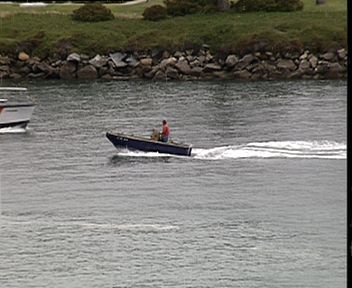
#> input picture 0001a.png, 352 x 288 px
$ python derain.py
#> lines starting #> are read from the running program, lines starting #| are printed output that depends on the picture
#coding=utf-8

import matplotlib.pyplot as plt
import numpy as np
import scipy as sp
import cv2

from sklearn.decomposition import MiniBatchDictionaryLearning
from sklearn.feature_extraction.image import extract_patches_2d
from sklearn.feature_extraction.image import reconstruct_from_patches_2d
from sklearn.utils.testing import SkipTest
from sklearn.utils.fixes import sp_version

#展示函数
def show_with_diff(image, reference, title):
    """Helper function to display denoising"""
    plt.figure(figsize=(5, 3.3))
    plt.subplot(1, 3, 1)
    plt.title('Image')
    plt.imshow(image, 'gray')
    plt.xticks(())
    plt.yticks(())
    plt.subplot(1, 3, 3)
    difference = image - reference

    plt.title('Difference (norm: %.2f)' % np.sqrt(np.sum(difference ** 2)))
    plt.imshow(difference, 'gray')
    plt.xticks(())
    plt.yticks(())
    plt.subplot(1, 3, 2)
    plt.title('origin_image')
    plt.imshow(reference, 'gray')
    plt.xticks(())
    plt.yticks(())

    plt.suptitle(title, size=16)
    plt.subplots_adjust(0.02, 0.02, 0.98, 0.79, 0.02, 0.2)


#初始化的配置
origin_image = ['0001a.png', '1000.png', '0026c.png', '0027c.png']
noise_image = ['0001.png', '0000.png', '0026b.png', '0027b.png']

patch_size = (3, 3)


for i in range(4):
    img1 = cv2.imread(origin_image[i], 0)
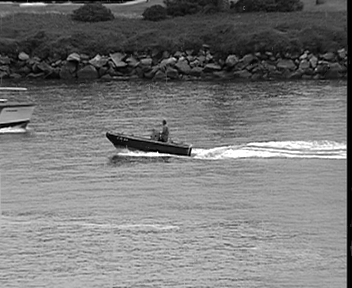
#> img1: shape (288, 352); min 0, max 255, mean 119.8
    img2 = cv2.imread(noise_image[i], 0)
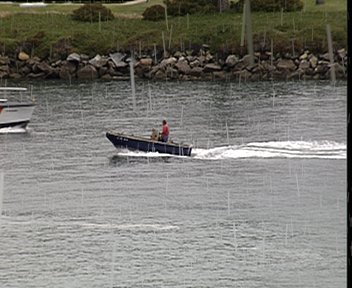
#> input picture 0001.png, 352 x 288 px
#> img2: shape (288, 352); min 0, max 255, mean 121.5

    #img1 = img1/255.0

    #训练集图片切块，归一化预处理
    data = extract_patches_2d(img1/255.0, patch_size)
    data = data.reshape(data.shape[0], -1)
    data -= np.mean(data, axis=0)
    data /= np.std(data, axis=0)

    data2 = extract_patches_2d(img2/255.0, patch_size)
    data2 = data2.reshape(data2.shape[0], -1)
    intr = np.mean(data2, axis=0)
#> intr = [0.478, 0.477, 0.475, 0.48, 0.478, 0.477, 0.481, 0.48, 0.478]
    data2 -= intr
    std = np.std(data2, axis=0)
#> std = [0.208, 0.21, 0.211, 0.208, 0.209, 0.21, 0.207, 0.208, 0.21]
    data2 /= std

    print('Learning the dictionary...')
#> (the run stopped early here; a loop or call above may not have finished)
